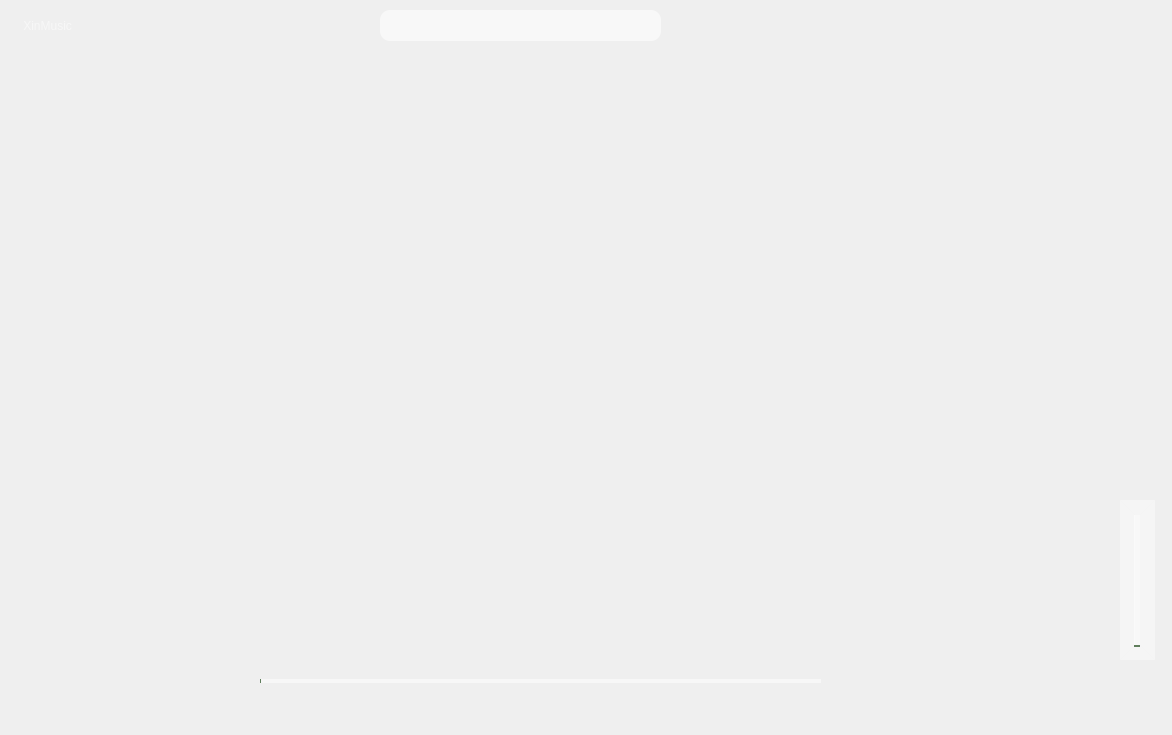
<?xml version="1.0" encoding="UTF-8"?>
<ui version="4.0">
 <class>Widget</class>
 <widget class="QWidget" name="Widget">
  <property name="geometry">
   <rect>
    <x>0</x>
    <y>0</y>
    <width>1172</width>
    <height>735</height>
   </rect>
  </property>
  <property name="windowTitle">
   <string>Widget</string>
  </property>
  <property name="styleSheet">
   <string notr="true">QWidget{

background-repeat:no-repeat;



}</string>
  </property>
  <widget class="QFrame" name="frame">
   <property name="geometry">
    <rect>
     <x>0</x>
     <y>0</y>
     <width>1181</width>
     <height>731</height>
    </rect>
   </property>
   <property name="toolTip">
    <string/>
   </property>
   <property name="styleSheet">
    <string notr="true">QFrame#frame{
border-radius:5px;border-image: url(:/image/image/background/bg3.jpg);
}</string>
   </property>
   <property name="frameShape">
    <enum>QFrame::StyledPanel</enum>
   </property>
   <property name="frameShadow">
    <enum>QFrame::Raised</enum>
   </property>
   <widget class="QPushButton" name="pushButton_2">
    <property name="geometry">
     <rect>
      <x>1140</x>
      <y>0</y>
      <width>32</width>
      <height>32</height>
     </rect>
    </property>
    <property name="layoutDirection">
     <enum>Qt::LeftToRight</enum>
    </property>
    <property name="styleSheet">
     <string notr="true">QPushButton
{
border-radius:0px;
background-image: url(:/image/image/quit.png);
background-color: rgba(255, 255, 255,0);
background-repeat:no-repeat;
border:none;
background-position:center center;

}
QPushButton:hover{

background-color: rgba(230,0,0,0.5);
}
QPushButton:pressed{
background-color: rgba(95, 95, 95,0.5);
border-color:rgba(255,255,255,0.3);
border-style:inset;
color:rgba(0,0,0,100);

}
</string>
    </property>
    <property name="text">
     <string/>
    </property>
   </widget>
   <widget class="QPushButton" name="pushButton_3">
    <property name="geometry">
     <rect>
      <x>1100</x>
      <y>0</y>
      <width>32</width>
      <height>32</height>
     </rect>
    </property>
    <property name="styleSheet">
     <string notr="true">QPushButton
{
border-radius:0px;
background-image: url(:/image/image/max.png);
background-color: rgba(255, 255, 255,0);
background-repeat:no-repeat;
border:none;
background-position:center center;

}

QPushButton:hover{



	background-color: rgb(255, 255, 255,0.5);


}
QPushButton:pressed{
	background-color: rgba(95, 95, 95,0.5);
border-color:rgba(255,255,255,0.3);
border-style:inset;
color:rgba(0,0,0,100);

}
</string>
    </property>
    <property name="text">
     <string/>
    </property>
   </widget>
   <widget class="QPushButton" name="pushButton_4">
    <property name="geometry">
     <rect>
      <x>1060</x>
      <y>0</y>
      <width>32</width>
      <height>32</height>
     </rect>
    </property>
    <property name="styleSheet">
     <string notr="true">QPushButton
{
border-radius:0px;
background-image: url(:/image/image/min.png);
background-color: rgba(255, 255, 255,0);
background-repeat:no-repeat;
border:none;
background-position:center center;

}

QPushButton:hover{



	background-color: rgb(255, 255, 255,0.5);


}
QPushButton:pressed{
	background-color: rgba(95, 95, 95,0.5);
border-color:rgba(255,255,255,0.5);
border-style:inset;
color:rgba(0,0,0,100);

}
</string>
    </property>
    <property name="text">
     <string/>
    </property>
   </widget>
   <widget class="QPushButton" name="pushButton">
    <property name="geometry">
     <rect>
      <x>20</x>
      <y>70</y>
      <width>31</width>
      <height>28</height>
     </rect>
    </property>
    <property name="styleSheet">
     <string notr="true">QPushButton
{
background-image: url(:/image/image/image/music.png);
background-repeat:no-repeat;
background-position:center center;
border:none;

}

QPushButton:hover{

	background-image: url(:/image/image/image-hover/music-hover.png);
background-repeat:no-repeat;
background-position:center center;


}
QPushButton:pressed{
background-image: url(:/image/image/image/music.png);
background-repeat:no-repeat;
background-position:center center;

}
</string>
    </property>
    <property name="text">
     <string/>
    </property>
   </widget>
   <widget class="QStackedWidget" name="stackedWidget">
    <property name="geometry">
     <rect>
      <x>10</x>
      <y>120</y>
      <width>311</width>
      <height>491</height>
     </rect>
    </property>
    <property name="currentIndex">
     <number>0</number>
    </property>
    <widget class="QWidget" name="page">
     <widget class="QListWidget" name="listWidget">
      <property name="geometry">
       <rect>
        <x>10</x>
        <y>11</y>
        <width>291</width>
        <height>431</height>
       </rect>
      </property>
      <property name="styleSheet">
       <string notr="true">QListWidget{
font: 75 12pt &quot;Comic Sans MS&quot;;
background-color:transparent;

}
QListWidget::item{
color:rgb(120,120,120);
border:none;
margin-top:3px;

}
QListWidget::item:hover{
padding-left:4px;
margin-top:3px;
color:rgb(100,100,100);
background-color:rgba(255,255,255,0.2);
}
QListWidget::item:selected{
outline:none;
font: 75 9pt &quot;Arial&quot;;
margin-top:3px;
padding-left:4px;
background-color:rgba(255,255,255,0.5);
color:rgb(0,0,0);
}
QListWidget::item:!active{
margin-top:3px;
border:none;
background-color:rgba(255,255,255,0);
color:rgb(120,120,120);
}



</string>
      </property>
     </widget>
    </widget>
    <widget class="QWidget" name="page_2">
     <widget class="QListWidget" name="listWidget_2">
      <property name="geometry">
       <rect>
        <x>0</x>
        <y>10</y>
        <width>301</width>
        <height>451</height>
       </rect>
      </property>
      <property name="styleSheet">
       <string notr="true">QListWidget{
font: 75 12pt &quot;Comic Sans MS&quot;;
background-color:transparent;

}
QListWidget::item{
color:rgb(120,120,120);
border:none;
margin-top:3px;

}
QListWidget::item:hover{
padding-left:4px;
margin-top:3px;
color:rgb(100,100,100);
background-color:rgba(255,255,255,0.2);



}
QListWidget::item:selected{
outline:none;
margin-top:3px;
padding-left:4px;
background-color:rgba(255,255,255,0.5);
color:rgb(0,0,0);
}
QListWidget::item:!active{
margin-top:3px;
border:none;
background-color:rgba(255,255,255,0);
color:rgb(120,120,120);
}



</string>
      </property>
     </widget>
    </widget>
    <widget class="QWidget" name="page_3">
     <widget class="QListWidget" name="listWidget_3">
      <property name="geometry">
       <rect>
        <x>0</x>
        <y>10</y>
        <width>301</width>
        <height>461</height>
       </rect>
      </property>
      <property name="styleSheet">
       <string notr="true">QListWidget{
font: 75 12pt &quot;Comic Sans MS&quot;;
background-color:transparent;

}
QListWidget::item{
color:rgb(120,120,120);
border:none;
margin-top:3px;

}
QListWidget::item:hover{
padding-left:4px;
margin-top:3px;
color:rgb(100,100,100);
background-color:rgba(255,255,255,0.2);



}
QListWidget::item:selected{
outline:none;
margin-top:3px;
padding-left:4px;
background-color:rgba(255,255,255,0.5);
color:rgb(0,0,0);
}
QListWidget::item:!active{
margin-top:3px;
border:none;
background-color:rgba(255,255,255,0);
color:rgb(120,120,120);
}



</string>
      </property>
     </widget>
    </widget>
    <widget class="QWidget" name="page_4">
     <widget class="QListWidget" name="listWidget_4">
      <property name="geometry">
       <rect>
        <x>0</x>
        <y>10</y>
        <width>301</width>
        <height>451</height>
       </rect>
      </property>
      <property name="styleSheet">
       <string notr="true">QListWidget{
font: 75 12pt &quot;Comic Sans MS&quot;;
background-color:transparent;

}
QListWidget::item{
color:rgb(120,120,120);
border:none;
margin-top:3px;

}
QListWidget::item:hover{
padding-left:4px;
margin-top:3px;
color:rgb(100,100,100);
background-color:rgba(255,255,255,0.2);



}
QListWidget::item:selected{
outline:none;
margin-top:3px;
padding-left:4px;
background-color:rgba(255,255,255,0.5);
color:rgb(0,0,0);
}
QListWidget::item:!active{
margin-top:3px;
border:none;
background-color:rgba(255,255,255,0);
color:rgb(120,120,120);
}



</string>
      </property>
     </widget>
    </widget>
   </widget>
   <widget class="QPushButton" name="pushButton_5">
    <property name="geometry">
     <rect>
      <x>70</x>
      <y>70</y>
      <width>31</width>
      <height>28</height>
     </rect>
    </property>
    <property name="styleSheet">
     <string notr="true">QPushButton
{
background-image: url(:/image/image/image/like.png);
background-repeat:no-repeat;
background-position:center center;
border:none;

}

QPushButton:hover{

	background-image: url(:/image/image/image-hover/like-hover.png);
background-repeat:no-repeat;
background-position:center center;


}
QPushButton:pressed{
background-image: url(:/image/image/image/like.png);
background-repeat:no-repeat;
background-position:center center;

}
</string>
    </property>
    <property name="text">
     <string/>
    </property>
   </widget>
   <widget class="QPushButton" name="pushButton_6">
    <property name="geometry">
     <rect>
      <x>120</x>
      <y>70</y>
      <width>31</width>
      <height>28</height>
     </rect>
    </property>
    <property name="styleSheet">
     <string notr="true">QPushButton
{
background-image: url(:/image/image/image/list.png);
background-repeat:no-repeat;
background-position:center center;
border:none;

}

QPushButton:hover{

	background-image: url(:/image/image/image-hover/list-hover.png);
background-repeat:no-repeat;
background-position:center center;


}
QPushButton:pressed{
background-image: url(:/image/image/image/list.png);
background-repeat:no-repeat;
background-position:center center;

}
</string>
    </property>
    <property name="text">
     <string/>
    </property>
   </widget>
   <widget class="QPushButton" name="pushButton_7">
    <property name="geometry">
     <rect>
      <x>160</x>
      <y>70</y>
      <width>31</width>
      <height>28</height>
     </rect>
    </property>
    <property name="styleSheet">
     <string notr="true">QPushButton
{
background-image: url(:/image/image/image/play-resently.png);
background-repeat:no-repeat;
background-position:center center;
border:none;

}

QPushButton:hover{

	background-image: url(:/image/image/image-hover/play-resently-hover.png);
background-repeat:no-repeat;
background-position:center center;


}
QPushButton:pressed{
background-image: url(:/image/image/image/play-resently.png);
background-repeat:no-repeat;
background-position:center center;

}
</string>
    </property>
    <property name="text">
     <string/>
    </property>
   </widget>
   <widget class="QLabel" name="label_5">
    <property name="geometry">
     <rect>
      <x>20</x>
      <y>10</y>
      <width>291</width>
      <height>31</height>
     </rect>
    </property>
    <property name="styleSheet">
     <string notr="true">QLabel{

	font: 75 pt &quot;Comic Sans MS&quot;;
color:rgba(255,255,255,0.5);
   
 

}</string>
    </property>
    <property name="text">
     <string> XinMusic</string>
    </property>
   </widget>
   <widget class="QPushButton" name="pushButton_8">
    <property name="geometry">
     <rect>
      <x>30</x>
      <y>670</y>
      <width>41</width>
      <height>28</height>
     </rect>
    </property>
    <property name="styleSheet">
     <string notr="true">QPushButton
{
background-image: url(:/image/image/image/pre.png);
background-repeat:no-repeat;
background-position:center center;
border:none;

}

QPushButton:hover{

	background-image: url(:/image/image/image-hover/pre-hover.png);
background-repeat:no-repeat;
background-position:center center;


}
QPushButton:pressed{
background-image: url(:/image/image/image/pre.png);
background-repeat:no-repeat;
background-position:center center;

}
</string>
    </property>
    <property name="text">
     <string/>
    </property>
   </widget>
   <widget class="QPushButton" name="pushButton_9">
    <property name="geometry">
     <rect>
      <x>100</x>
      <y>670</y>
      <width>41</width>
      <height>31</height>
     </rect>
    </property>
    <property name="styleSheet">
     <string notr="true">QPushButton
{
background-repeat:no-repeat;
background-position:center center;
border:none;
background-image: url(:/image/image/image/pase.png);
}

QPushButton:hover{
background-repeat:no-repeat;
background-position:center center;


}
QPushButton:pressed{
background-repeat:no-repeat;
background-position:center center;

}
</string>
    </property>
    <property name="text">
     <string/>
    </property>
    <property name="shortcut">
     <string>Space</string>
    </property>
   </widget>
   <widget class="QPushButton" name="pushButton_10">
    <property name="geometry">
     <rect>
      <x>180</x>
      <y>670</y>
      <width>41</width>
      <height>28</height>
     </rect>
    </property>
    <property name="styleSheet">
     <string notr="true">QPushButton
{
background-image: url(:/image/image/image/next.png);
background-repeat:no-repeat;
background-position:center center;
border:none;

}

QPushButton:hover{
background-image: url(:/image/image/image-hover/next-hover.png);
background-repeat:no-repeat;
background-position:center center;


}
QPushButton:pressed{
background-image: url(:/image/image/image/next.png);
background-repeat:no-repeat;
background-position:center center;

}
</string>
    </property>
    <property name="text">
     <string/>
    </property>
   </widget>
   <widget class="QSlider" name="horizontalSlider">
    <property name="geometry">
     <rect>
      <x>260</x>
      <y>670</y>
      <width>561</width>
      <height>22</height>
     </rect>
    </property>
    <property name="styleSheet">
     <string notr="true">
    QSlider::add-page:Horizontal
     {     
background-color: rgba(255, 255, 255,0.5);
        height:4px;  
     } 
     QSlider::sub-page:Horizontal   
    {  
background-color: rgb(96, 126, 92);
        height:4px;
     }
    QSlider::groove:Horizontal   
    { 
        background:transparent; 
        height:4px;
    }  
    QSlider::handle:Horizontal  
    { 
        height:16px; 
        width:16px; 
	
	border-image: url(:/image/image/circle (9).png);
  margin: -6 0px; 
    }
      
</string>
    </property>
    <property name="orientation">
     <enum>Qt::Horizontal</enum>
    </property>
   </widget>
   <widget class="QPushButton" name="pushButton_11">
    <property name="geometry">
     <rect>
      <x>960</x>
      <y>670</y>
      <width>41</width>
      <height>28</height>
     </rect>
    </property>
    <property name="styleSheet">
     <string notr="true">QPushButton
{
background-repeat:no-repeat;
background-position:center center;
border:none;

}

QPushButton:hover{
background-repeat:no-repeat;
background-position:center center;


}
QPushButton:pressed{
background-repeat:no-repeat;
background-position:center center;

}
</string>
    </property>
    <property name="text">
     <string/>
    </property>
   </widget>
   <widget class="QPushButton" name="pushButton_12">
    <property name="geometry">
     <rect>
      <x>1020</x>
      <y>670</y>
      <width>41</width>
      <height>28</height>
     </rect>
    </property>
    <property name="styleSheet">
     <string notr="true">QPushButton
{
background-repeat:no-repeat;
background-position:center center;
border:none;
background-image: url(:/image/image/image/loop.png);
}

QPushButton:hover{
background-repeat:no-repeat;
background-position:center center;
background-image: url(:/image/image/image-hover/loop-hover.png);

}
QPushButton:pressed{
background-repeat:no-repeat;
background-position:center center;

}
</string>
    </property>
    <property name="text">
     <string/>
    </property>
   </widget>
   <widget class="QPushButton" name="pushButton_13">
    <property name="geometry">
     <rect>
      <x>1070</x>
      <y>670</y>
      <width>41</width>
      <height>28</height>
     </rect>
    </property>
    <property name="styleSheet">
     <string notr="true">QPushButton
{
background-image: url(:/image/image/image/position.png);
background-repeat:no-repeat;
background-position:center center;
border:none;

}

QPushButton:hover{
background-image: url(:/image/image/image-hover/position-hover.png);
background-repeat:no-repeat;
background-position:center center;


}
QPushButton:pressed{
background-image: url(:/image/image/image/position.png);
background-repeat:no-repeat;
background-position:center center;

}
</string>
    </property>
    <property name="text">
     <string/>
    </property>
   </widget>
   <widget class="QPushButton" name="pushButton_14">
    <property name="geometry">
     <rect>
      <x>1120</x>
      <y>670</y>
      <width>31</width>
      <height>28</height>
     </rect>
    </property>
    <property name="styleSheet">
     <string notr="true">QPushButton
{

background-repeat:no-repeat;
background-position:center center;
border:none;
background-image: url(:/image/image/image/music-voice.png);
}

QPushButton:hover{

background-image: url(:/image/image/image-hover/music-voice-hover.png);
background-repeat:no-repeat;
background-position:center center;


}
QPushButton:pressed{
background-image: url(:/image/image/image-hover/music-voice-hover.png);
background-repeat:no-repeat;
background-position:center center;

}
</string>
    </property>
    <property name="text">
     <string/>
    </property>
   </widget>
   <widget class="QSlider" name="verticalSlider">
    <property name="geometry">
     <rect>
      <x>1120</x>
      <y>500</y>
      <width>35</width>
      <height>160</height>
     </rect>
    </property>
    <property name="styleSheet">
     <string notr="true"> QSlider 
    {  
        background-color: rgba(255,255,255,0.2);
        min-width:5px; 
        max-width:5px;
        border:15px solid rgba(255,255,255,0.2); 
    }
     QSlider::add-page:vertical
     {      
       
	    background-color: rgb(96, 126, 92);
        width:4px;
     }
     QSlider::sub-page:vertical  
    {
        background-color: rgba(255,255,255,0.5); 
        width:4px;
     }
    QSlider::groove:vertical 
    {
        background:transparent;
        width:6px;
    }
    QSlider::handle:vertical 
    {
         height: 13px;
        width:13px;
 
 margin: -0 -4px; 
	border-image: url(:/image/image/circle (10).png);
     }</string>
    </property>
    <property name="orientation">
     <enum>Qt::Vertical</enum>
    </property>
   </widget>
   <widget class="QLabel" name="label">
    <property name="geometry">
     <rect>
      <x>830</x>
      <y>670</y>
      <width>121</width>
      <height>20</height>
     </rect>
    </property>
    <property name="styleSheet">
     <string notr="true">font: 75 italic 11pt &quot;Comic Sans MS&quot;;
color: rgb(0, 0, 0);</string>
    </property>
    <property name="text">
     <string/>
    </property>
   </widget>
   <widget class="QPushButton" name="pushButton_15">
    <property name="geometry">
     <rect>
      <x>1020</x>
      <y>0</y>
      <width>41</width>
      <height>31</height>
     </rect>
    </property>
    <property name="styleSheet">
     <string notr="true">QPushButton
{
border-radius:0px;
background-image: url(:/image/image/image/add.png);
background-color: rgba(255, 255, 255,0);
background-repeat:no-repeat;
border:none;
background-position:center center;

}

QPushButton:hover{



	background-color: rgb(255, 255, 255,0.5);


}
QPushButton:pressed{
background-color: rgba(95, 95, 95,0.5);
border-color:rgba(255,255,255,0.5);
border-style:inset;
color:rgba(0,0,0,100);

}
</string>
    </property>
    <property name="text">
     <string/>
    </property>
   </widget>
   <widget class="QLineEdit" name="lineEdit">
    <property name="geometry">
     <rect>
      <x>380</x>
      <y>10</y>
      <width>281</width>
      <height>31</height>
     </rect>
    </property>
    <property name="styleSheet">
     <string notr="true">QLineEdit{
background-color: rgba(255, 255, 255,150);
border-style:outset;

border-width:0px;

border-radius:10px;
border-color: rgba(0,0,0,100);
font:bold 14px;
color:rgb(180,180,180);
padding:6px;
}</string>
    </property>
   </widget>
   <widget class="QPushButton" name="pushButton_16">
    <property name="geometry">
     <rect>
      <x>630</x>
      <y>10</y>
      <width>31</width>
      <height>31</height>
     </rect>
    </property>
    <property name="styleSheet">
     <string notr="true">QPushButton
{
background-image: url(:/image/image/image/sereach.png);
background-repeat:no-repeat;
background-position:center center;
border:none;

}

QPushButton:hover{


background-image: url(:/image/image/image-hover/sereach-hover.png);
background-repeat:no-repeat;
background-position:center center;


}
QPushButton:pressed{
background-image: url(:/image/image/image/sereach.png);
background-repeat:no-repeat;
background-position:center center;

}
</string>
    </property>
    <property name="text">
     <string/>
    </property>
   </widget>
   <widget class="QLabel" name="label_2">
    <property name="geometry">
     <rect>
      <x>270</x>
      <y>625</y>
      <width>441</width>
      <height>21</height>
     </rect>
    </property>
    <property name="styleSheet">
     <string notr="true">font: 75 11pt &quot;Comic Sans MS&quot;;
color: rgb(0, 0, 0);</string>
    </property>
    <property name="text">
     <string/>
    </property>
   </widget>
   <widget class="QListWidget" name="listWidget_5">
    <property name="geometry">
     <rect>
      <x>540</x>
      <y>130</y>
      <width>571</width>
      <height>491</height>
     </rect>
    </property>
    <property name="styleSheet">
     <string notr="true">QListWidget{
font: 75 12pt &quot;Comic Sans MS&quot;;
background-color:transparent;

}
QListWidget::item{
color:rgb(120,120,120);
border:none;
margin-top:3px;

}
QListWidget::item:hover{
padding-left:4px;
margin-top:3px;
color:rgb(100,100,100);
background-color:rgba(255,255,255,0.2);
}
QListWidget::item:selected{
outline:none;
margin-top:3px;
padding-left:4px;
background-color: rgb(255, 255, 255);
font: 87 12pt &quot;Arial&quot;;
	color: rgb(255, 255, 0);
}
QListWidget::item:!active{
margin-top:3px;
border:none;
background-color:rgba(255,255,255,0);
color:rgb(120,120,120);
}



</string>
    </property>
   </widget>
   <widget class="QPushButton" name="pushButton_17">
    <property name="geometry">
     <rect>
      <x>971</x>
      <y>0</y>
      <width>41</width>
      <height>31</height>
     </rect>
    </property>
    <property name="styleSheet">
     <string notr="true">QPushButton
{
background-image: url(:/image/image/face.png);
background-repeat:no-repeat;
background-position:center center;
border:none;
color:transparent;

}

QPushButton:hover{



background-image: url(:/image/image/face-hover.png);
background-repeat:no-repeat;
background-position:center center;


}
QPushButton:pressed{
 background-image: url(:/image/image/face.png);
background-repeat:no-repeat;
background-position:center center;

}
</string>
    </property>
    <property name="text">
     <string/>
    </property>
   </widget>
  </widget>
 </widget>
 <resources/>
 <connections/>
</ui>
